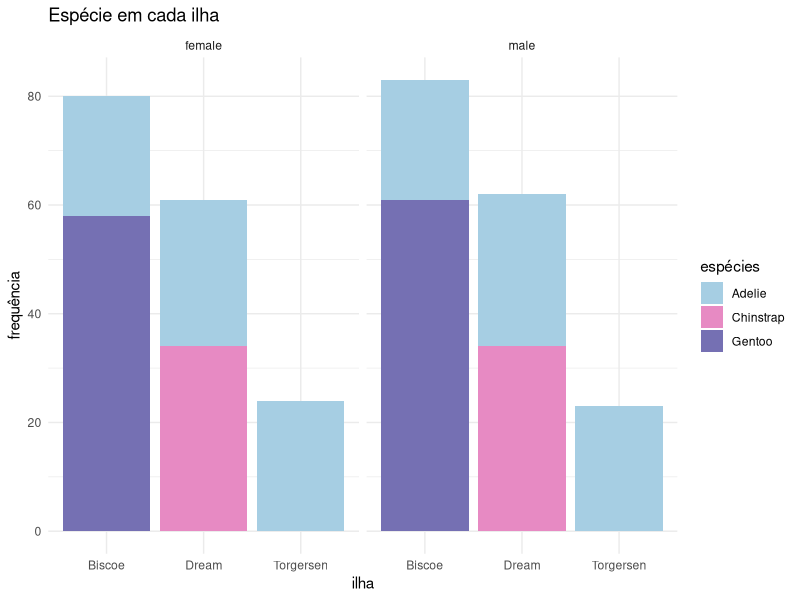
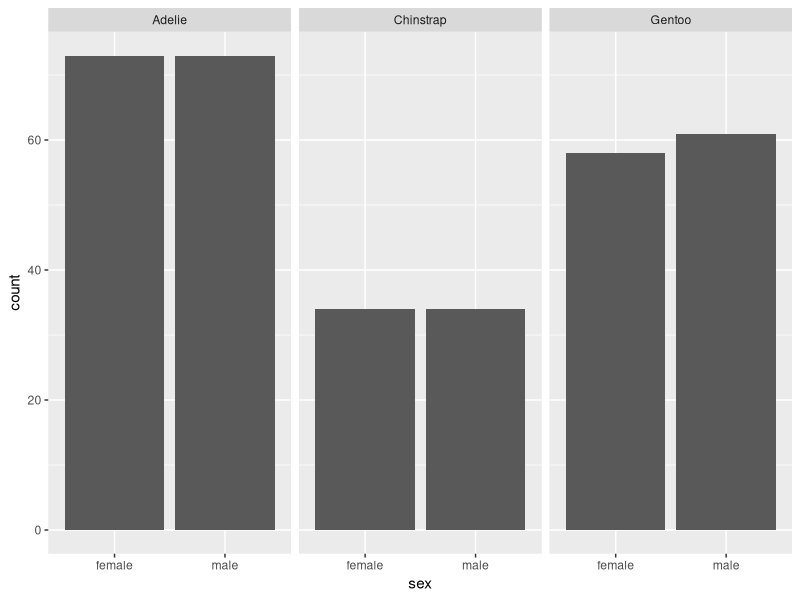
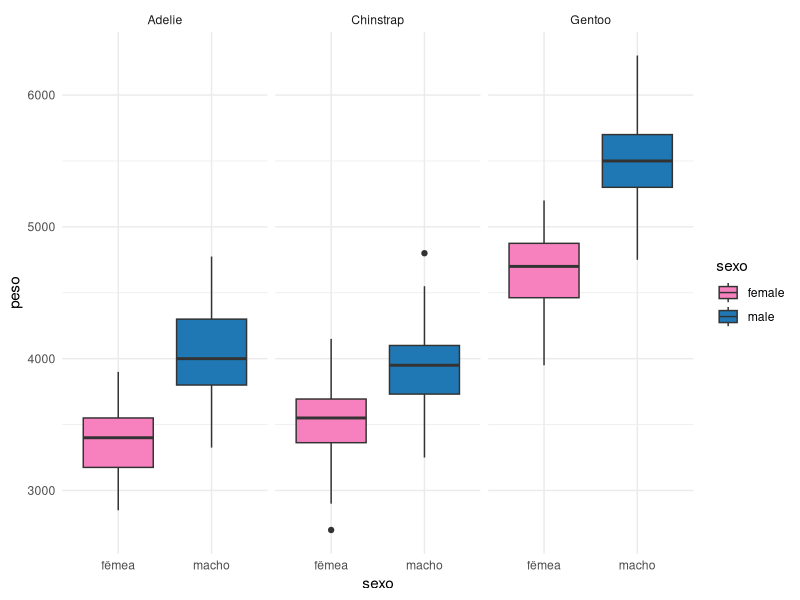
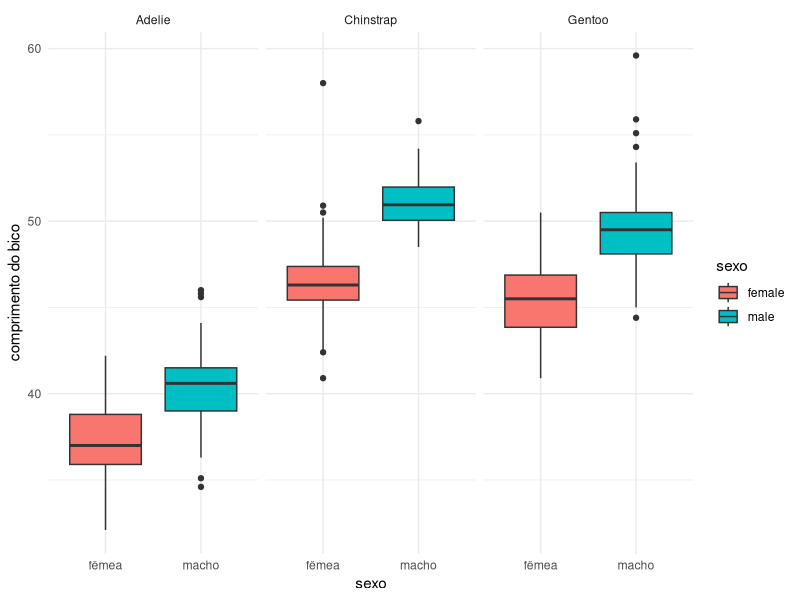
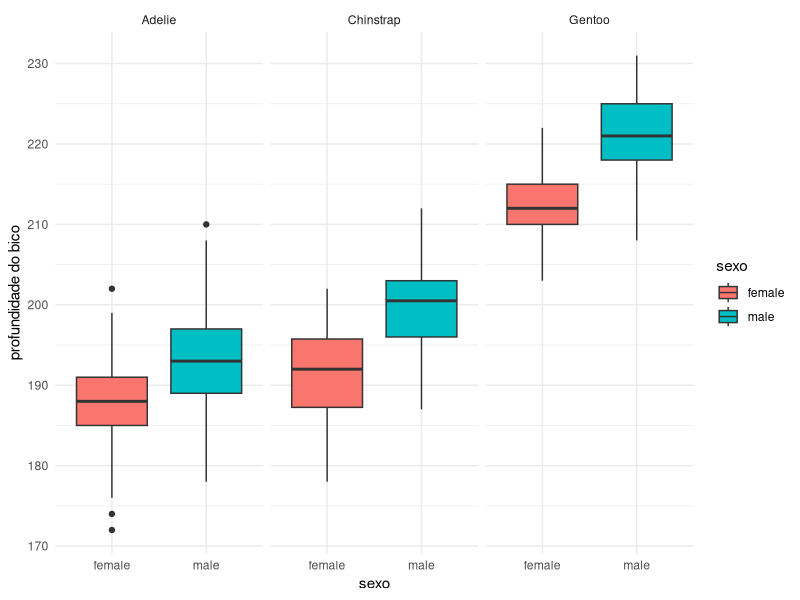
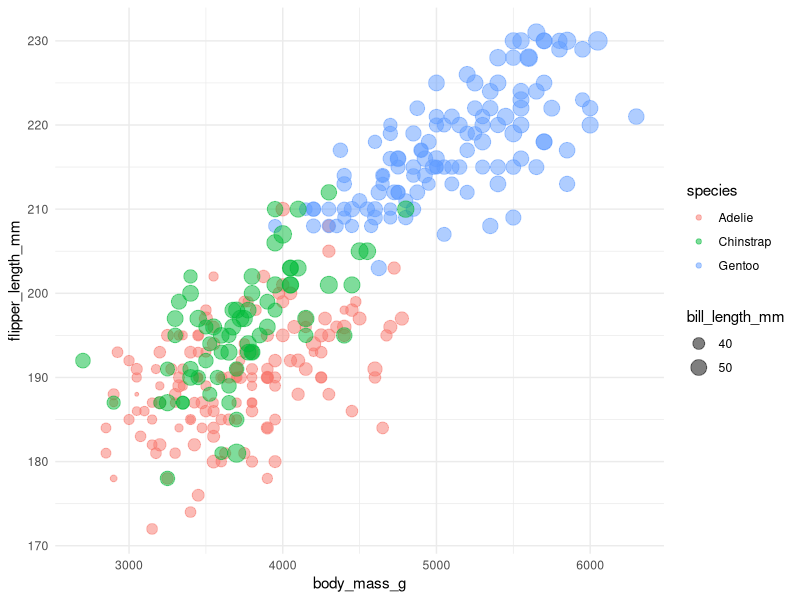

Write R code to recreate these figures, in order.
#####GRÁFICOS

library(palmerpenguins)
library(dplyr)
library(ggplot2)

pinguins <- penguins
str(pinguins)
summary(pinguins)

pinguins <- na.omit(pinguins) #omitir dados faltantes


#quais especies de pinguins vivem em quais ilhas
ggplot(data = pinguins, mapping = aes(x=island, fill=species)) +
  geom_bar()+
  theme_minimal()+
  labs(x = "ilha", #labs: eu modifico o grafico no eixo x e y, o título e a legenda
       y = "frequência",
       title = "Espécie em cada ilha",
       fill = "espécies")+
  scale_fill_manual(values = c("Adelie"="#a6cee3", "Chinstrap"="#e78ac3", "Gentoo"="#7570b3"))+
  facet_wrap(~sex)



ggplot(pinguins, aes(x = sex))+
  geom_bar()+
  facet_wrap(~species)


#criar boxplot em que representa variavel peso, de cada especie
ggplot(data = pinguins, mapping = aes(x = sex, y = body_mass_g, fill = sex) )+
  geom_boxplot()+
  theme_minimal()+
  facet_wrap(~species)+
  labs(x = "sexo",
       y = "peso",
       fill = "sexo")+
  scale_x_discrete(labels=c("female"="fêmea", "male"="macho"))+ #renomeando no eixo x
  scale_fill_manual(values = c("female"="#f781bf", "male"="#1f78b4"))


#mesma coisa pro tamanho do bico 
ggplot(data = pinguins, mapping = aes(x = sex, y = bill_length_mm, fill = sex) )+
  geom_boxplot()+
  theme_minimal()+
  facet_wrap(~species)+
  labs(x = "sexo",
       y = "comprimento do bico",
       fill = "sexo")+
  scale_x_discrete(labels=c("female"="fêmea", "male"="macho"))
  

#mesma coisa para profundidade do bico
ggplot(data = pinguins, mapping = aes(x = sex, y = flipper_length_mm, fill = sex) )+
  geom_boxplot()+
  theme_minimal()+
  facet_wrap(~species)+
  labs(x = "sexo",
       y = "profundidade do bico",
       fill = "sexo")


#peso por asa
ggplot(pinguins, aes(x=body_mass_g, y=flipper_length_mm, color=species, size=bill_length_mm))+
  geom_point(alpha=0.5)+
  theme_minimal()





